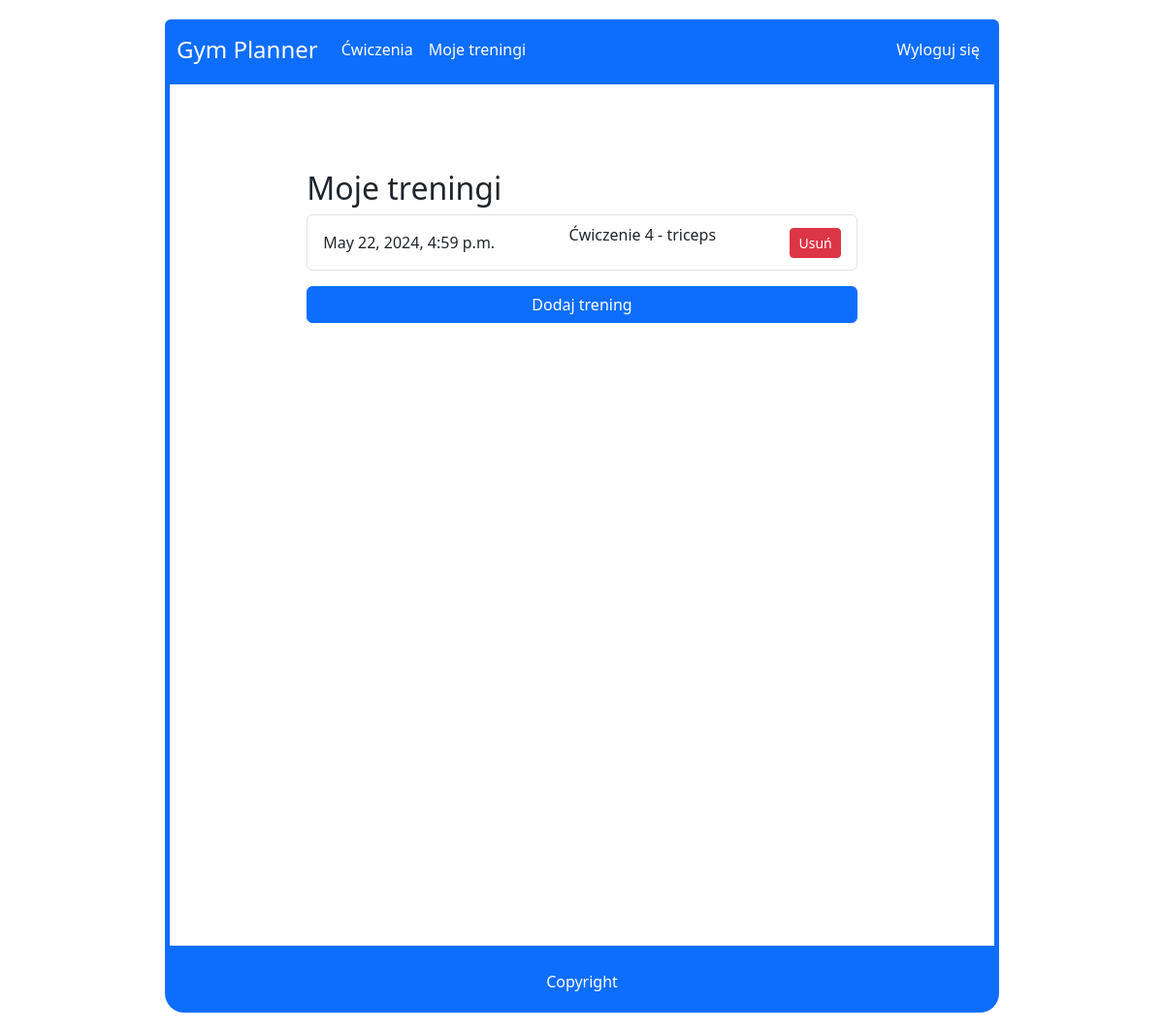
Page /workouts/ (signed in) on the committed database.
### trainings/models.py (models this page shows, shortened)
class Workout(models.Model):
    user = models.ForeignKey(User, on_delete=models.CASCADE)
    exercises = models.ManyToManyField(Exercise)
    date_added = models.DateTimeField(auto_now_add=True)

class Exercise(models.Model):
    BODY_PART_CHOICES = [
        ('klata', 'Klata'),
        ('plecy', 'Plecy'),
        ('biceps', 'Biceps'),
        ('triceps', 'Triceps'),
        ('barki', 'Barki'),
        ('nogi', 'Nogi'),
        ('cardio', 'Cardio'),
    ]
    user = models.ForeignKey(User, on_delete=models.CASCADE)
    name = models.CharField(max_length=100)
    part = models.CharField(max_length=10, choices=BODY_PART_CHOICES, default='data')
    date_added = models.DateTimeField(auto_now_add=True)

### trainings/views.py (the view)
# urls.py: path('workouts/', WorkoutListView.as_view(), name='workout_list'),
class WorkoutListView(LoginRequiredMixin, ListView):
    model = Workout
    template_name = 'workouts/workout_list.html'
    context_object_name = 'workouts'
    def get_queryset(self):
        return Workout.objects.filter(user=self.request.user)

### trainings/templates/workouts/workout_list.html
{% extends 'base.html' %}
{% block content %}
<div class="container mt-5">
    <h2>Moje treningi</h2>
    <ul class="list-group">
        {% for workout in workouts %}
        <li class="list-group-item d-flex justify-content-between align-items-center">
            {{ workout.date_added }}
            {% for exercise in workout.exercises.all %}
                <br><p>{{ exercise.name }} - {{ exercise.part }}</p>
            {% endfor %}
            <div>
                <a href="{% url 'workout_delete' workout.pk %}" class="btn btn-danger btn-sm">Usuń</a>
            </div>
        </li>
        {% endfor %}
    </ul>
    <a href="{% url 'workout_create' %}" class="btn btn-primary mt-3">Dodaj trening</a>
</div>
{% endblock %}

### trainings/templates/base.html (style rules this page uses)
body, html { width: 100%; height: 100%; margin: 0; background-color: #ffff; }
.container { width: 75%; margin: auto; padding: 20px; display: flex; flex-direction: column; min-height: 100vh; }

### rows in the picture
Workout: date_added "May 22, 2024, 4:59 p.m."
Exercise: name "Ćwiczenie 4", part "triceps"
